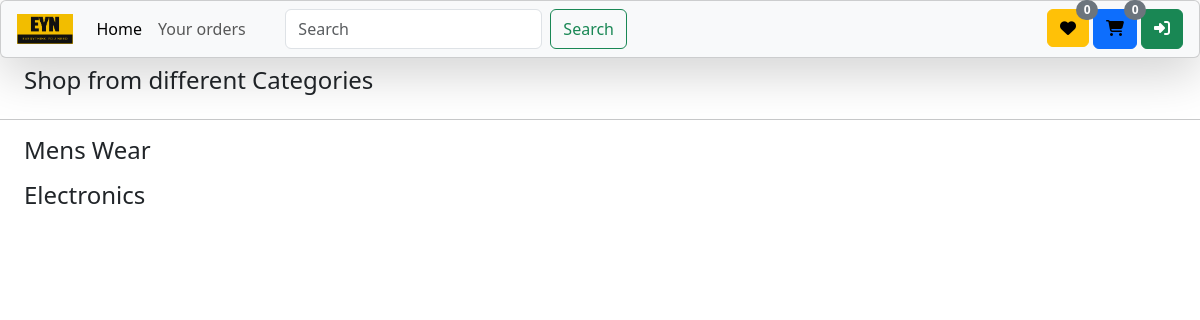
/, run on an earlier commit of the app's database.
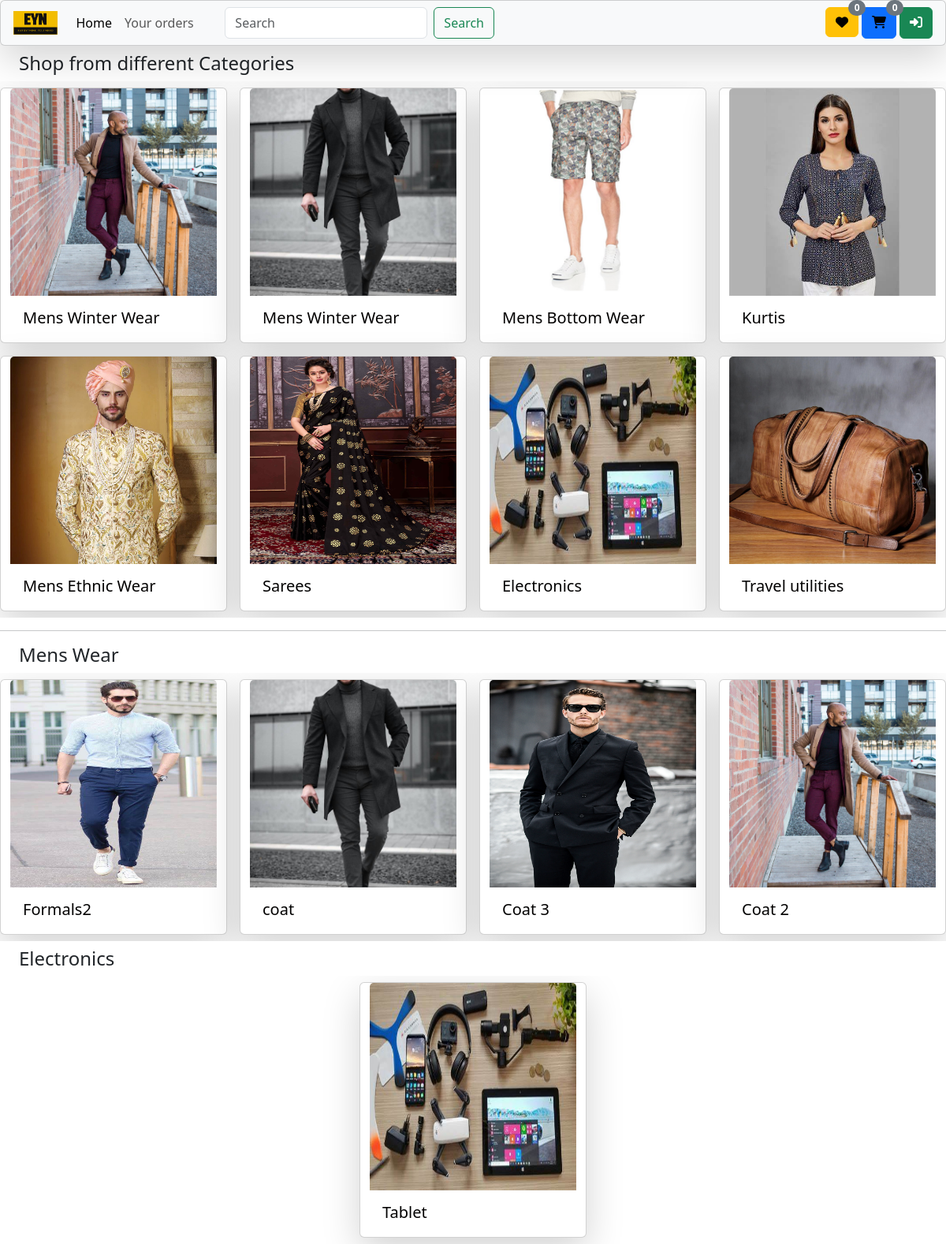
And on a later commit of the database.
### home/models.py (models this page shows, shortened)
class BaseModel(models.Model):
    product_uuid = models.UUIDField(default=uuid.uuid4, editable=False, primary_key=True )
    created_at = models.DateField(auto_now_add=True)
    updated_at = models.DateField(auto_now_add=True)
    class Meta:
        abstract = True

class products(BaseModel):
    product_category = models.CharField(max_length=100)
    product_image = models.ImageField(upload_to="products", null=True, blank=True)
    product_image1 = models.ImageField(upload_to="products", null=True, blank=True)
    product_image2 = models.ImageField(upload_to="products", null=True, blank=True)
    product_name = models.CharField(max_length=100)
    real_price = models.IntegerField(default=1)
    discounted_price = models.IntegerField(default=1)
    product_description = models.TextField()
    size = models.CharField(max_length=100, default="medium")

### home/views.py (the view)
# urls.py: path('', home_page, name="home"),
def home_page(request):
    user = request.user
    product = products.objects.all()
    if request.GET.get('search'):
        search = request.GET.get('search')
        product = product.filter(
            Q(product_name__icontains = search) |
            Q(product_category__icontains = search)
        )
    items = products.objects.all()
    items = items[:8]
    mens_Winter_Wear = products.objects.filter(product_category = "Mens Winter Wear")
    mens_Winter_Wear = sample(list(mens_Winter_Wear), min(4, len(mens_Winter_Wear)))
    electronics = products.objects.filter(product_category = "Electronics")
    electronics = sample(list(electronics), min(4, len(electronics)))
    length = 0
    w_length = 0
    if user.is_authenticated:
        length = len(cart_items.objects.filter(cart__user=user, cart__is_paid=False))
        w_length = len(wishlist.objects.filter(user=user))
    searched = False
    if request.GET.get('search'):
        searched = True
        paginator = Paginator(product, 4)  # Show 25 contacts per page.
        page_number = request.GET.get("page", 1)
        page_obj = paginator.get_page(page_number)
        context={"products":page_obj, "search":search, "searched":searched , "items":items, "mens":mens_Winter_Wear, "length":length,"w_length":w_length, "user":user}
    else:
        context={"items":items, "mens":mens_Winter_Wear, "electronics":electronics, "length":length,"w_length":w_length, "user":user}
    return render(request, 'home.html', context)

### home/templates/home.html (shortened to what this page needs)
{% load static %}
<!DOCTYPE html>
<html lang="en">
<head>
  <link
      href="https://cdn.jsdelivr.net/npm/bootstrap@5.3.2/dist/css/bootstrap.min.css"
      rel="stylesheet"
    />
    <link
      href="https://cdnjs.cloudflare.com/ajax/libs/font-awesome/4.3.0/css/font-awesome.css"
      rel="stylesheet"
      type="text/css"
    />
  <link rel="stylesheet" href="{% static 'style.css' %}">
</head>
<body>
  <nav class="navbar navbar-expand-lg p-1 bg-body-tertiary fixed-top card shadow-lg">
    <div class="container-fluid">
      <a class="navbar-brand fs-4" href="/"><img src="/media/logo/EYN_edited.png" alt="..." style="height: 30px; margin-bottom: 4px;"></a>
        </div></a>
      <div class="sidebar offcanvas offcanvas-start" tabindex="-1" id="offcanvasNavbar" aria-labelledby="offcanvasNavbarLabel">
        <div class="offcanvas-body">
          <ul class="navbar-nav flex-grow-1 pe-3">
            <li class="nav-item">
              <a class="nav-link active" aria-current="page" href="/">Home</a>
            </li>
            <li class="nav-item">
              <a class="nav-link" href="/orders/">Your orders</a>
            </li>
          </ul>
          <form class="d-flex" role="search">
            <input class="form-control me-2" type="search" name="search" placeholder="Search" aria-label="Search">
            <button class="btn btn-outline-success" type="submit">Search</button>
          </form>
          <a href="/wishlist/"><div class="btn btn-warning icon1"><i class="fa-solid fa-heart"></i><span class="wishlist badge text-bg-secondary rounded-pill">{{w_length}}</span></div></a>
        <a href="/cart/"><div class="btn btn-primary mx-1"><i class="fa-solid fa-cart-shopping"></i>
          <span class="wishlist badge text-bg-secondary rounded-pill">{{length}}</span></a></div></a>
        {% if user.is_authenticated %}
        <a class="btn btn-danger mx-2" href="/logout/"><i class="fa-solid fa-right-from-bracket"></i></a>
        {% else %}
          <a class="btn btn-success" href="/login/"><i class="fa-solid fa-right-to-bracket"></i></a>
        {% endif %}
        </div>
  </nav>
  {% if searched %}
    <h4 class="mx-4 mb-3" style="
    margin-top: 66px;
  ">Search Results</h4>
  <div class="d-flex o-hide " style="justify-content: center;
">
    <div class="row d-flex" style="justify-content: center;">
    {% for product in products %}
    <div class="card p_card mx-1 my-2 products-media">
    <a href="/product/{{product.product_uuid}}"><img src="/media/{{product.product_image}}" class="card-img-top" alt="...">
        <div class="card-body">
            <h5 class="card-title">{{product.product_name}}</h5>
            <div class="d-flex">
              <p class="card-text">₹{{product.discounted_price}}\-</p>
              <strike><p class="card-text mx-2">{{product.real_price}}\-</p></strike>
            </div>
            <a href="/product/{{product.product_uuid}}" class="btn btn-warning bigCard d-flex" style="justify-content: center;">View</a>
        </div></a>
    </div>
  {% endfor %}
  </div>
  </div>
  <div class="d-flex" style="justify-content: center;">
    <div class="pagination">
      <span class="step-links">
          {% if products.has_previous %}
              <a class="btn btn-outline-success my-2" href="?search={{ search }}&page=1">&laquo; first</a>
              <a class="btn btn-outline-success my-2" href="?search={{ search }}&page={{ products.previous_page_number }}">previous</a>
          {% endif %}
          <span class="current">
              Page {{ products.number }} of {{ products.paginator.num_pages }}.
          </span>
          {% if products.has_next %}
              <a class="btn btn-outline-success my-2" href="?search={{ search }}&page={{ products.next_page_number }}">next</a>
              <a class="btn btn-outline-success my-2" href="?search={{ search }}&page={{ products.paginator.num_pages }}">last &raquo;</a>
          {% endif %}
      </span>
  </div>
</div>
  {% else %}
  <h4 class="mx-4" style="
  margin-top: 66px;
">Shop from different Categories</h4>
  <div class="d-flex o-hide" style="justify-content: center;">
    <div class="row d-flex" style="justify-content: center;">
    {% for item in items %}
    <div class="card c-media bigCard shadow-lg mx-2 my-2 d-flex"  >
      <a href="/products/{{item.product_category}}"><img src="/media/{{item.product_image}}" class="card-img-top" alt="..." >
      <div class="card-body">
        <h5 class="card-title">{{item.product_category}}</h5></a>
      </div>
    </div>
    {% endfor %}
    </div>
  </div>
<hr>
  <h4 class="my-2 mx-4">Mens Wear</h4>
  <div class="d-flex o-hide"style="justify-content: center;">
    <div class="row d-flex" style="justify-content: center;">
    {% for men in mens %}
    <div class="card c-media bigCard shadow-lg mx-2 my-2 d-flex">
      <a href="/product/{{men.product_uuid}}"><img src="/media/{{men.product_image}}" class="card-img-top" alt="...">
      <div class="card-body">
        <h5 class="card-title">{{men.product_name}}</h5>
      </div></a>
    </div>
    {% endfor %}
    </div>
  </div>
  <h4 class="my-2 mx-4">Electronics</h4>
  <div class="d-flex o-hide"style="justify-content: center;">
    <div class="row d-flex" style="justify-content: center;">
    {% for men in electronics %}
    <div class="card c-media bigCard shadow-lg mx-2 my-2 d-flex">
      <a href="/product/{{men.product_uuid}}"><img src="/media/{{men.product_image}}" class="card-img-top" alt="...">
      <div class="card-body">
        <h5 class="card-title">{{men.product_name}}</h5>
      </div></a>
    </div>
    {% endfor %}
    </div>
  </div>
  {% endif %}
</body>
</html>

### static/style.css (style rules this page uses)
.icon1 { margin-left: 420px; }
.bigCard { transition: 0.5s; }
.o-hide { overflow: hidden; }
.c-media { width: 18rem; height: 324px; }
.c-media img { height: 263px; }
a { color: #020101; text-decoration: none; }
.wishlist.badge { position: absolute; top: -1px; }

What changed in the data, as far as the page shows it:
added products: product_image (picture), product_category "Mens Winter Wear", product_name "Coat 2"
added products: product_image (picture), product_category "Mens Winter Wear", product_name "coat"
added products: product_image (picture), product_category "Mens Bottom Wear", shown under "Shop from different Categories"
added products: product_image (picture), product_category "Kurtis", shown under "Shop from different Categories"
added products: product_image (picture), product_category "Mens Ethnic Wear", shown under "Shop from different Categories"
added products: product_image (picture), product_category "Sarees", shown under "Shop from different Categories"
added products: product_image (picture), product_category "Electronics", product_name "Tablet"
added products: product_image (picture), product_category "Travel utilities", shown under "Shop from different Categories"
added products: product_image (picture), product_name "Formals2", shown under "Mens Wear"
added products: product_image (picture), product_name "Coat 3", shown under "Mens Wear"
